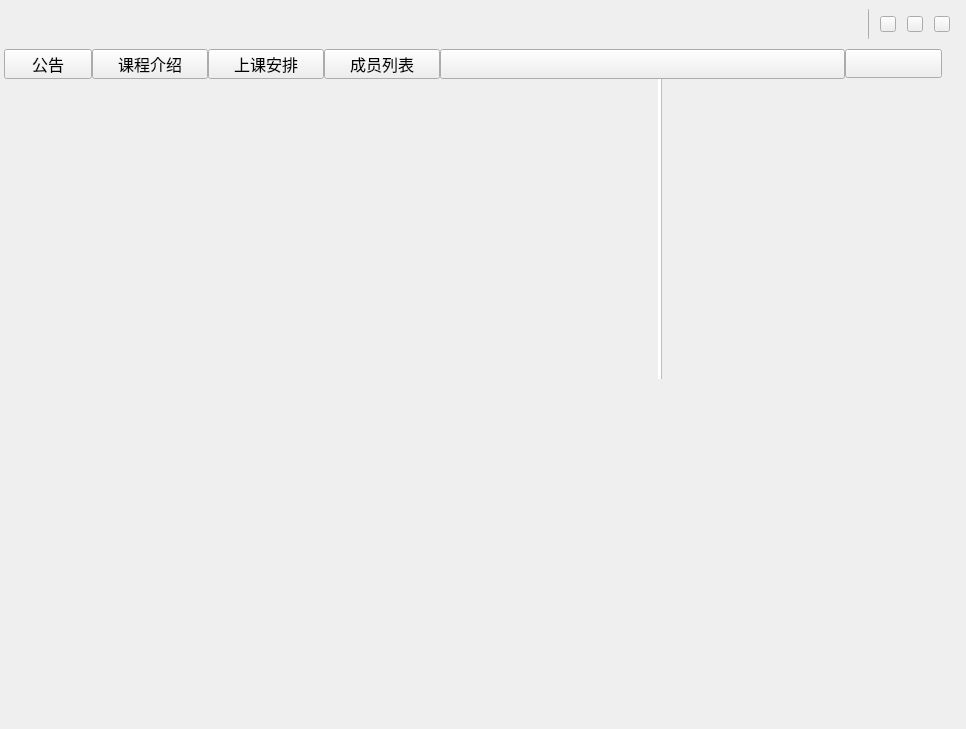
<?xml version="1.0" encoding="UTF-8"?>
<ui version="4.0">
 <class>UIWindowSet</class>
 <widget class="QWidget" name="UIWindowSet">
  <property name="geometry">
   <rect>
    <x>0</x>
    <y>0</y>
    <width>966</width>
    <height>729</height>
   </rect>
  </property>
  <property name="sizePolicy">
   <sizepolicy hsizetype="Preferred" vsizetype="Preferred">
    <horstretch>0</horstretch>
    <verstretch>0</verstretch>
   </sizepolicy>
  </property>
  <property name="minimumSize">
   <size>
    <width>966</width>
    <height>596</height>
   </size>
  </property>
  <property name="windowTitle">
   <string>UIWindowSet</string>
  </property>
  <property name="styleSheet">
   <string notr="true">border-image: url(:/LoginWindow/images/alpha1.png);</string>
  </property>
  <layout class="QHBoxLayout" name="horizontalLayout">
   <property name="spacing">
    <number>0</number>
   </property>
   <property name="leftMargin">
    <number>4</number>
   </property>
   <property name="topMargin">
    <number>4</number>
   </property>
   <property name="rightMargin">
    <number>4</number>
   </property>
   <property name="bottomMargin">
    <number>4</number>
   </property>
   <item>
    <layout class="QVBoxLayout" name="verticalLayout">
     <property name="spacing">
      <number>0</number>
     </property>
     <property name="bottomMargin">
      <number>10</number>
     </property>
     <item>
      <widget class="QWidget" name="title_widget" native="true">
       <property name="minimumSize">
        <size>
         <width>0</width>
         <height>45</height>
        </size>
       </property>
       <property name="maximumSize">
        <size>
         <width>16777215</width>
         <height>45</height>
        </size>
       </property>
       <property name="styleSheet">
        <string notr="true"/>
       </property>
       <layout class="QHBoxLayout" name="horizontalLayout_2">
        <property name="spacing">
         <number>0</number>
        </property>
        <property name="leftMargin">
         <number>0</number>
        </property>
        <property name="topMargin">
         <number>0</number>
        </property>
        <property name="rightMargin">
         <number>0</number>
        </property>
        <property name="bottomMargin">
         <number>5</number>
        </property>
        <item>
         <widget class="QPushButton" name="logo_pushButton">
          <property name="minimumSize">
           <size>
            <width>156</width>
            <height>40</height>
           </size>
          </property>
          <property name="maximumSize">
           <size>
            <width>156</width>
            <height>40</height>
           </size>
          </property>
          <property name="cursor">
           <cursorShape>ArrowCursor</cursorShape>
          </property>
          <property name="styleSheet">
           <string notr="true">border-image: url(:/LoginWindow/images/logo.png);</string>
          </property>
          <property name="text">
           <string/>
          </property>
          <property name="flat">
           <bool>true</bool>
          </property>
         </widget>
        </item>
        <item>
         <widget class="QWidget" name="tags_widget" native="true">
          <property name="minimumSize">
           <size>
            <width>0</width>
            <height>0</height>
           </size>
          </property>
          <property name="maximumSize">
           <size>
            <width>700</width>
            <height>16777215</height>
           </size>
          </property>
          <property name="styleSheet">
           <string notr="true"/>
          </property>
          <layout class="QHBoxLayout" name="horizontalLayout_3">
           <property name="leftMargin">
            <number>4</number>
           </property>
           <property name="topMargin">
            <number>0</number>
           </property>
           <property name="rightMargin">
            <number>4</number>
           </property>
           <property name="bottomMargin">
            <number>4</number>
           </property>
          </layout>
         </widget>
        </item>
        <item>
         <widget class="QPushButton" name="title_pushButton">
          <property name="minimumSize">
           <size>
            <width>0</width>
            <height>40</height>
           </size>
          </property>
          <property name="maximumSize">
           <size>
            <width>16777215</width>
            <height>40</height>
           </size>
          </property>
          <property name="cursor">
           <cursorShape>ArrowCursor</cursorShape>
          </property>
          <property name="styleSheet">
           <string notr="true">border-image: url(:/LoginWindow/images/alpha.png);</string>
          </property>
          <property name="text">
           <string/>
          </property>
          <property name="flat">
           <bool>true</bool>
          </property>
         </widget>
        </item>
        <item>
         <widget class="QWidget" name="widget" native="true">
          <property name="minimumSize">
           <size>
            <width>100</width>
            <height>0</height>
           </size>
          </property>
          <property name="maximumSize">
           <size>
            <width>100</width>
            <height>16777215</height>
           </size>
          </property>
          <layout class="QHBoxLayout" name="horizontalLayout_9">
           <property name="spacing">
            <number>5</number>
           </property>
           <property name="leftMargin">
            <number>0</number>
           </property>
           <property name="topMargin">
            <number>0</number>
           </property>
           <property name="rightMargin">
            <number>5</number>
           </property>
           <property name="bottomMargin">
            <number>0</number>
           </property>
           <item>
            <widget class="QPushButton" name="return_pushButton">
             <property name="minimumSize">
              <size>
               <width>1</width>
               <height>0</height>
              </size>
             </property>
             <property name="maximumSize">
              <size>
               <width>1</width>
               <height>16777215</height>
              </size>
             </property>
             <property name="font">
              <font>
               <family>微软雅黑</family>
               <pointsize>11</pointsize>
              </font>
             </property>
             <property name="styleSheet">
              <string notr="true">color: rgb(255, 255, 255);
border-image: url(:/LoginWindow/images/alpha.png);</string>
             </property>
             <property name="text">
              <string/>
             </property>
            </widget>
           </item>
           <item>
            <widget class="QPushButton" name="min_pushButton">
             <property name="sizePolicy">
              <sizepolicy hsizetype="Fixed" vsizetype="Fixed">
               <horstretch>0</horstretch>
               <verstretch>0</verstretch>
              </sizepolicy>
             </property>
             <property name="minimumSize">
              <size>
               <width>16</width>
               <height>16</height>
              </size>
             </property>
             <property name="maximumSize">
              <size>
               <width>16</width>
               <height>16</height>
              </size>
             </property>
             <property name="cursor">
              <cursorShape>PointingHandCursor</cursorShape>
             </property>
             <property name="styleSheet">
              <string notr="true">border-image: url(:/LoginWindow/images/login_min.png);</string>
             </property>
             <property name="text">
              <string/>
             </property>
            </widget>
           </item>
           <item>
            <widget class="QPushButton" name="max_pushButton">
             <property name="minimumSize">
              <size>
               <width>16</width>
               <height>16</height>
              </size>
             </property>
             <property name="maximumSize">
              <size>
               <width>16</width>
               <height>16</height>
              </size>
             </property>
             <property name="cursor">
              <cursorShape>PointingHandCursor</cursorShape>
             </property>
             <property name="styleSheet">
              <string notr="true">border-image: url(:/LoginWindow/images/login_max.png);</string>
             </property>
             <property name="text">
              <string/>
             </property>
            </widget>
           </item>
           <item>
            <widget class="QPushButton" name="close_pushButton">
             <property name="minimumSize">
              <size>
               <width>16</width>
               <height>16</height>
              </size>
             </property>
             <property name="maximumSize">
              <size>
               <width>16</width>
               <height>16</height>
              </size>
             </property>
             <property name="cursor">
              <cursorShape>PointingHandCursor</cursorShape>
             </property>
             <property name="styleSheet">
              <string notr="true">border-image: url(:/LoginWindow/images/login_close.png);</string>
             </property>
             <property name="text">
              <string/>
             </property>
            </widget>
           </item>
          </layout>
         </widget>
        </item>
       </layout>
      </widget>
     </item>
     <item>
      <widget class="QWidget" name="operation_widget" native="true">
       <property name="minimumSize">
        <size>
         <width>0</width>
         <height>30</height>
        </size>
       </property>
       <property name="maximumSize">
        <size>
         <width>16777215</width>
         <height>30</height>
        </size>
       </property>
       <property name="cursor">
        <cursorShape>ArrowCursor</cursorShape>
       </property>
       <layout class="QHBoxLayout" name="horizontalLayout_4">
        <property name="spacing">
         <number>0</number>
        </property>
        <property name="leftMargin">
         <number>0</number>
        </property>
        <property name="topMargin">
         <number>0</number>
        </property>
        <property name="rightMargin">
         <number>20</number>
        </property>
        <property name="bottomMargin">
         <number>0</number>
        </property>
        <item>
         <widget class="QPushButton" name="notice_pushButton">
          <property name="minimumSize">
           <size>
            <width>88</width>
            <height>20</height>
           </size>
          </property>
          <property name="maximumSize">
           <size>
            <width>88</width>
            <height>16777215</height>
           </size>
          </property>
          <property name="font">
           <font>
            <family>微软雅黑</family>
            <pointsize>12</pointsize>
           </font>
          </property>
          <property name="cursor">
           <cursorShape>PointingHandCursor</cursorShape>
          </property>
          <property name="styleSheet">
           <string notr="true">QPushButton{border-image: url(:/LoginWindow/images/alpha.png);}
QPushButton:hover{color:#059dd5}
QPushButton:pressed{color:#059dd5}</string>
          </property>
          <property name="text">
           <string>公告</string>
          </property>
          <property name="flat">
           <bool>false</bool>
          </property>
         </widget>
        </item>
        <item>
         <widget class="QPushButton" name="course_pushButton">
          <property name="minimumSize">
           <size>
            <width>116</width>
            <height>20</height>
           </size>
          </property>
          <property name="maximumSize">
           <size>
            <width>116</width>
            <height>16777215</height>
           </size>
          </property>
          <property name="font">
           <font>
            <family>微软雅黑</family>
            <pointsize>12</pointsize>
           </font>
          </property>
          <property name="cursor">
           <cursorShape>PointingHandCursor</cursorShape>
          </property>
          <property name="styleSheet">
           <string notr="true">QPushButton{border-image: url(:/LoginWindow/images/alpha.png);}
QPushButton:hover{color:#059dd5}
QPushButton:pressed{color:#059dd5}</string>
          </property>
          <property name="text">
           <string>课程介绍</string>
          </property>
         </widget>
        </item>
        <item>
         <widget class="QPushButton" name="lesson_pushButton">
          <property name="minimumSize">
           <size>
            <width>116</width>
            <height>20</height>
           </size>
          </property>
          <property name="maximumSize">
           <size>
            <width>116</width>
            <height>16777215</height>
           </size>
          </property>
          <property name="font">
           <font>
            <family>微软雅黑</family>
            <pointsize>12</pointsize>
           </font>
          </property>
          <property name="cursor">
           <cursorShape>PointingHandCursor</cursorShape>
          </property>
          <property name="styleSheet">
           <string notr="true">QPushButton{border-image: url(:/LoginWindow/images/alpha.png);}
QPushButton:hover{color:#059dd5}
QPushButton:pressed{color:#059dd5}</string>
          </property>
          <property name="text">
           <string>上课安排</string>
          </property>
         </widget>
        </item>
        <item>
         <widget class="QPushButton" name="person_pushButton">
          <property name="minimumSize">
           <size>
            <width>116</width>
            <height>20</height>
           </size>
          </property>
          <property name="maximumSize">
           <size>
            <width>116</width>
            <height>16777215</height>
           </size>
          </property>
          <property name="font">
           <font>
            <family>微软雅黑</family>
            <pointsize>12</pointsize>
           </font>
          </property>
          <property name="cursor">
           <cursorShape>PointingHandCursor</cursorShape>
          </property>
          <property name="styleSheet">
           <string notr="true">QPushButton{border-image: url(:/LoginWindow/images/alpha.png);}
QPushButton:hover{color:#059dd5}
QPushButton:pressed{color:#059dd5}</string>
          </property>
          <property name="text">
           <string>成员列表</string>
          </property>
         </widget>
        </item>
        <item>
         <widget class="QPushButton" name="pushButton">
          <property name="minimumSize">
           <size>
            <width>0</width>
            <height>30</height>
           </size>
          </property>
          <property name="text">
           <string/>
          </property>
         </widget>
        </item>
        <item>
         <widget class="QPushButton" name="change_pushButton">
          <property name="minimumSize">
           <size>
            <width>97</width>
            <height>29</height>
           </size>
          </property>
          <property name="maximumSize">
           <size>
            <width>97</width>
            <height>29</height>
           </size>
          </property>
          <property name="font">
           <font>
            <family>微软雅黑</family>
            <pointsize>11</pointsize>
           </font>
          </property>
          <property name="cursor">
           <cursorShape>PointingHandCursor</cursorShape>
          </property>
          <property name="styleSheet">
           <string notr="true">border-image: url(:/LoginWindow/images/alpha.png);</string>
          </property>
          <property name="text">
           <string/>
          </property>
         </widget>
        </item>
       </layout>
      </widget>
     </item>
     <item>
      <widget class="QWidget" name="live_widget" native="true">
       <property name="enabled">
        <bool>true</bool>
       </property>
       <layout class="QHBoxLayout" name="horizontalLayout_5">
        <property name="spacing">
         <number>0</number>
        </property>
        <property name="leftMargin">
         <number>0</number>
        </property>
        <property name="topMargin">
         <number>0</number>
        </property>
        <property name="rightMargin">
         <number>0</number>
        </property>
        <property name="bottomMargin">
         <number>0</number>
        </property>
        <item>
         <widget class="QWidget" name="whiteboard_widget" native="true">
          <property name="minimumSize">
           <size>
            <width>656</width>
            <height>300</height>
           </size>
          </property>
          <property name="cursor">
           <cursorShape>ArrowCursor</cursorShape>
          </property>
          <property name="styleSheet">
           <string notr="true">border-image: url(:/LoginWindow/images/video_back1.png);</string>
          </property>
          <layout class="QHBoxLayout" name="horizontalLayout_7"/>
         </widget>
        </item>
        <item>
         <widget class="QLabel" name="white_label">
          <property name="minimumSize">
           <size>
            <width>3</width>
            <height>0</height>
           </size>
          </property>
          <property name="maximumSize">
           <size>
            <width>3</width>
            <height>16777215</height>
           </size>
          </property>
          <property name="styleSheet">
           <string notr="true">background-color: rgb(255, 255, 255);</string>
          </property>
          <property name="text">
           <string/>
          </property>
         </widget>
        </item>
        <item>
         <widget class="QLabel" name="line_label">
          <property name="minimumSize">
           <size>
            <width>1</width>
            <height>0</height>
           </size>
          </property>
          <property name="maximumSize">
           <size>
            <width>1</width>
            <height>16777215</height>
           </size>
          </property>
          <property name="styleSheet">
           <string notr="true">background-color: rgb(190, 190, 190);</string>
          </property>
          <property name="text">
           <string/>
          </property>
         </widget>
        </item>
        <item>
         <widget class="QWidget" name="chatcamera_widget" native="true">
          <layout class="QVBoxLayout" name="verticalLayout_2">
           <property name="spacing">
            <number>0</number>
           </property>
           <property name="leftMargin">
            <number>0</number>
           </property>
           <property name="topMargin">
            <number>0</number>
           </property>
           <property name="rightMargin">
            <number>0</number>
           </property>
           <property name="bottomMargin">
            <number>0</number>
           </property>
           <item>
            <widget class="QWidget" name="camera_widget" native="true">
             <property name="minimumSize">
              <size>
               <width>300</width>
               <height>169</height>
              </size>
             </property>
             <property name="maximumSize">
              <size>
               <width>300</width>
               <height>169</height>
              </size>
             </property>
             <property name="styleSheet">
              <string notr="true">border-image: url(:/LoginWindow/images/camera_1.png);</string>
             </property>
            </widget>
           </item>
           <item>
            <widget class="QWidget" name="chat_widget" native="true">
             <property name="cursor">
              <cursorShape>ArrowCursor</cursorShape>
             </property>
             <layout class="QHBoxLayout" name="horizontalLayout_6">
              <property name="spacing">
               <number>0</number>
              </property>
              <property name="leftMargin">
               <number>1</number>
              </property>
              <property name="topMargin">
               <number>0</number>
              </property>
              <property name="rightMargin">
               <number>1</number>
              </property>
              <property name="bottomMargin">
               <number>0</number>
              </property>
             </layout>
            </widget>
           </item>
          </layout>
         </widget>
        </item>
       </layout>
      </widget>
     </item>
     <item>
      <widget class="QWidget" name="live1v1_widget" native="true">
       <layout class="QHBoxLayout" name="horizontalLayout_8">
        <item>
         <widget class="QWidget" name="toolAll_widget" native="true">
          <layout class="QVBoxLayout" name="verticalLayout_3">
           <item>
            <spacer name="verticalSpacer">
             <property name="orientation">
              <enum>Qt::Vertical</enum>
             </property>
             <property name="sizeHint" stdset="0">
              <size>
               <width>20</width>
               <height>230</height>
              </size>
             </property>
            </spacer>
           </item>
           <item>
            <widget class="QWidget" name="tool_widget" native="true">
             <property name="minimumSize">
              <size>
               <width>0</width>
               <height>60</height>
              </size>
             </property>
             <property name="styleSheet">
              <string notr="true">border-image: url(:/LoginWindow/images/chatBtnColor.png);</string>
             </property>
            </widget>
           </item>
          </layout>
         </widget>
        </item>
        <item>
         <widget class="QWidget" name="chatAll_widget" native="true">
          <layout class="QVBoxLayout" name="verticalLayout_4">
           <item>
            <spacer name="verticalSpacer_2">
             <property name="orientation">
              <enum>Qt::Vertical</enum>
             </property>
             <property name="sizeHint" stdset="0">
              <size>
               <width>20</width>
               <height>190</height>
              </size>
             </property>
            </spacer>
           </item>
           <item>
            <widget class="QWidget" name="chat1v1_widget" native="true">
             <property name="minimumSize">
              <size>
               <width>0</width>
               <height>100</height>
              </size>
             </property>
             <property name="styleSheet">
              <string notr="true">border-image: url(:/LoginWindow/images/titleColor.png);</string>
             </property>
            </widget>
           </item>
          </layout>
         </widget>
        </item>
       </layout>
      </widget>
     </item>
    </layout>
   </item>
  </layout>
 </widget>
 <layoutdefault spacing="6" margin="11"/>
 <resources>
  <include location="loginwindow.qrc"/>
 </resources>
 <connections/>
</ui>
